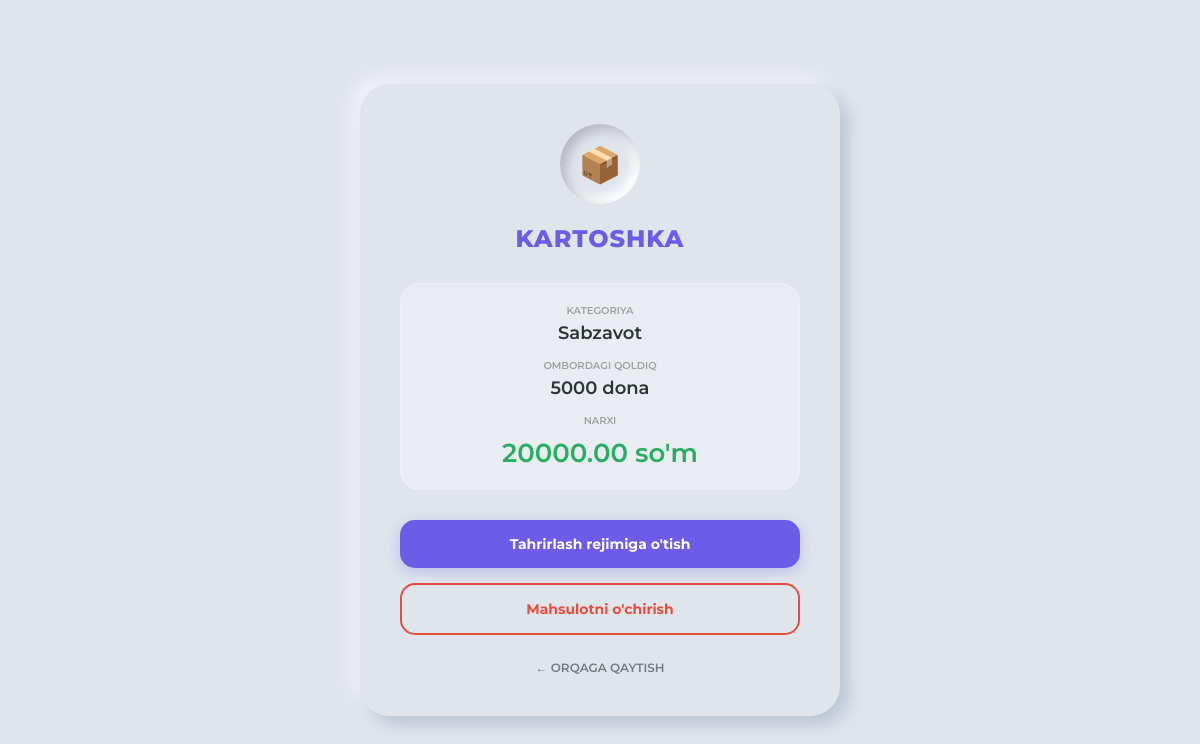
Screenshot of /product/2/ with the database file from the repository.
### products/models.py (models this page shows, shortened)
class Product(models.Model):
    name = models.CharField(max_length=200)       # Mahsulot nomi
    category = models.CharField(max_length=100)   # Kategoriya
    price = models.DecimalField(max_digits=10, decimal_places=2) # Narxi
    quantity = models.IntegerField(default=0)     # Soni
    created_at = models.DateTimeField(auto_now_add=True) # Qo'shilgan vaqti

### products/views.py (the view)
# urls.py: path('product/<int:pk>/',views.DetailView.as_view(),name='detail'),
class DetailView(View):
    def get(self,request,pk):
        product=Product.objects.filter(id=pk).first()
        return render(request, 'detail.html',{'product':product})

### templates/detail.html (shortened to what this page needs)
<!DOCTYPE html>
<html lang="uz">
<head>
</head>
<body>
    <div class="product-card">
        <div class="icon-box">📦</div>
        <h1>{{ product.name }}</h1>
        <div class="data-container">
            <div class="info-item">
                <span class="info-label">Kategoriya</span>
                <span class="info-value">{{ product.category }}</span>
            </div>
            <div class="info-item">
                <span class="info-label">Ombordagi qoldiq</span>
                <span class="info-value">{{ product.quantity }} dona</span>
            </div>
            <div class="info-item">
                <span class="info-label">Narxi</span>
                <span class="info-value price-big">{{ product.price }} so'm</span>
            </div>
        </div>
        <div class="actions">
            <a href="{% url 'update_product' product.id %}" class="btn btn-update">Tahrirlash rejimiga o'tish</a>
            <a href="{% url 'delete_product' product.id %}"
               onclick="return confirm('Haqiqatdan o’chirilsinmi?')"
               class="btn btn-delete">Mahsulotni o'chirish</a>
        </div>
        <a href="{% url 'index' %}" class="back-btn">← ORQAGA QAYTISH</a>
    </div>
</body>
</html>

### templates/detail.html (style rules this page uses)
:root { --main-bg: #e0e5ec; --accent: #6c5ce7; --text: #2d3436; --white: #ffffff; --shadow: 9px 9px 16px rgb(163,177,198,0.6), -9px -9px 16px rgba(255,255,255, 0.5); }
body { font-family: 'Montserrat', sans-serif; background-color: var(--main-bg); margin: 0; display: flex; justify-content: center; align-items: center; min-height: 100vh; color: var(--text); }
.product-card { background: var(--main-bg); padding: 40px; border-radius: 30px; box-shadow: var(--shadow); width: 100%; max-width: 400px; text-align: center; position: relative; }
.icon-box { width: 80px; height: 80px; margin: 0 auto 20px; background: var(--main-bg); box-shadow: inset 6px 6px 12px #b8b9be, inset -6px -6px 12px #ffffff; border-radius: 50%; display: flex; justify-content: center; align-items: center; font-size: 35px; }
h1 { font-weight: 800; font-size: 24px; margin-bottom: 30px; color: var(--accent); text-transform: uppercase; letter-spacing: 1px; }
.data-container { background: rgba(255, 255, 255, 0.3); border-radius: 20px; padding: 20px; margin-bottom: 30px; border: 1px solid rgba(255, 255, 255, 0.2); }
.info-item { display: flex; flex-direction: column; margin-bottom: 15px; }
.info-item:last-child { margin-bottom: 0; }
.info-label { font-size: 10px; text-transform: uppercase; font-weight: 600; color: #a0a0a0; margin-bottom: 5px; }
.info-value { font-size: 18px; font-weight: 600; }
.price-big { font-size: 26px; color: #27ae60; display: block; margin-top: 5px; }
.actions { display: flex; flex-direction: column; gap: 15px; }
.btn { padding: 15px; border-radius: 15px; border: none; font-weight: 700; cursor: pointer; transition: all 0.2s ease; text-decoration: none; font-size: 14px; }
.btn-update { background-color: var(--accent); color: white; box-shadow: 0 4px 15px rgba(108, 92, 231, 0.3); }
.btn-delete { background-color: transparent; color: #e74c3c; border: 2px solid #e74c3c; }
.back-btn { margin-top: 25px; display: inline-block; color: var(--text); text-decoration: none; font-size: 12px; font-weight: 600; opacity: 0.6; }

### rows the page displays
Product: name "KARTOSHKA", category "Sabzavot", quantity "5000", price "20000.00"
